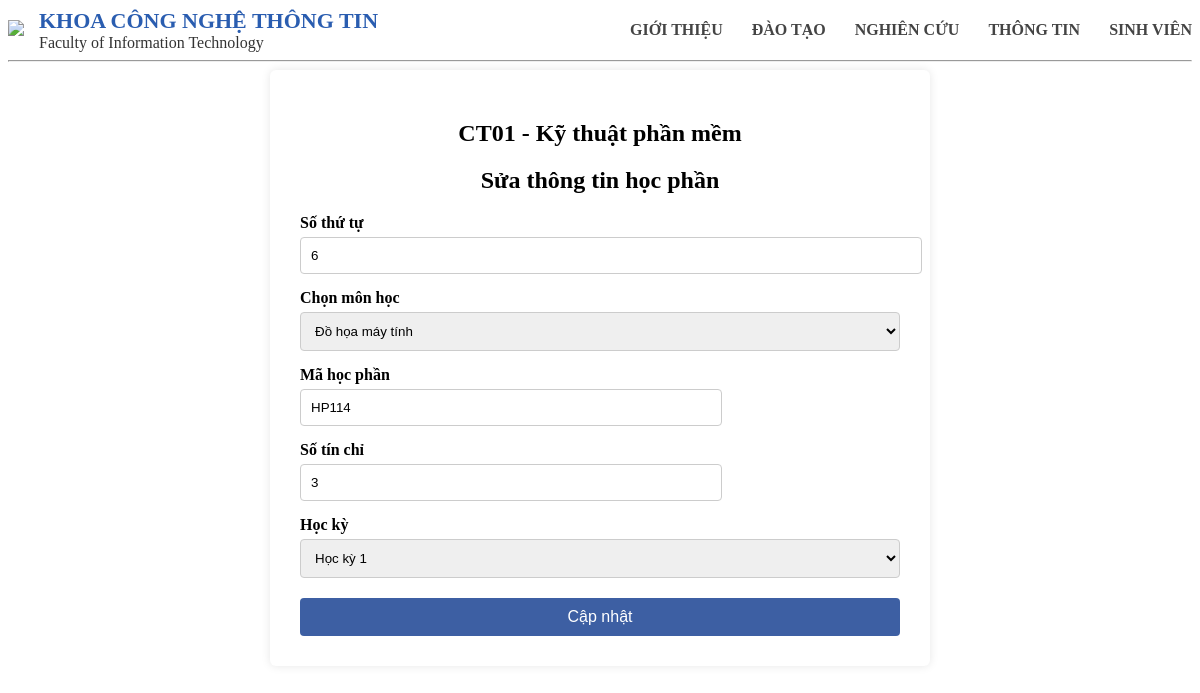
Page /sua/CT01/HP114 on the committed database.
### tables this page shows
CREATE TABLE "chuongtrinh" (
	"mact"	TEXT NOT NULL UNIQUE,
	"tenct"	TEXT NOT NULL,
	"chitieu"	INTEGER NOT NULL,
	"linhvuc"	TEXT NOT NULL,
	PRIMARY KEY("mact")
);

CREATE TABLE "chuongtrinhct" (
	"mact"	TEXT NOT NULL,
	"mahp"	TEXT NOT NULL,
	"stt"	INTEGER,
	"sotc"	INTEGER,
	"hocki"	INTEGER,
	"loai"	TEXT,
	PRIMARY KEY("mact","mahp")
);

CREATE TABLE "hocphan" (
	"mahp"	TEXT NOT NULL UNIQUE,
	"tenhp"	TEXT NOT NULL,
	"sotc"	INTEGER NOT NULL,
	PRIMARY KEY("mahp")
);

### main.py (the view, shortened to what this page needs)
@app.route("/sua/<mact>/<mahp>", methods=["GET", "POST"])
def sua_mon(mact, mahp):
    db = get_db()
    db.execute("SELECT * FROM chuongtrinh WHERE mact=?", (mact,))
    ct = db.execute("SELECT * FROM chuongtrinh WHERE mact=?", (mact,)).fetchone()
    mon = db.execute("""
        SELECT ct.*, hp.tenhp, hp.sotc
        FROM chuongtrinhct ct
        JOIN hocphan hp ON ct.mahp = hp.mahp
        WHERE ct.mact=? AND ct.mahp=?
    """, (mact, mahp)).fetchone()
    if not mon:
        db.close()
        flash("Không tìm thấy học phần!", "error")
        return redirect(url_for('detail', mact=mact))
    hocphan = db.execute("SELECT * FROM hocphan").fetchall()
    db.close()
    return render_template("edit_subject.html", ct=ct, mon=mon, hocphan=hocphan)

### main.py (called while the page is built)
def get_db():
    conn = sqlite3.connect("database.db")
    conn.row_factory = sqlite3.Row
    return conn

### templates/edit_subject.html (shortened to what this page needs)
{% extends "base.html" %}
{% block content %}
<div class="form-container">
<h2>{{ct.mact}} - {{ct.tenct}}</h2>
<h2>Sửa thông tin học phần</h2>
<form method="POST">
<label>Số thứ tự</label>
<input type="number" name="stt" value="{{mon.stt}}" required>
<label>Chọn môn học</label>
<select id="subject" name="mahp" onchange="showInfo()" required>
{% for hp in hocphan %}
<option value="{{hp.mahp}}"
    data-code="{{hp.mahp}}"
    data-credit="{{hp.sotc}}"
    {% if hp.mahp == mon.mahp %}selected{% endif %}>
    {{hp.tenhp}}
</option>
{% endfor %}
</select>
<label>Mã học phần</label>
<input type="text" id="code" value="{{mon.mahp}}" readonly>
<label>Số tín chỉ</label>
<input type="text" id="credit" value="{{mon.sotc}}" readonly>
<label>Học kỳ</label>
<select name="hocki">
{% for i in range(1, 9) %}
<option value="{{i}}" {% if i == mon.hocki %}selected{% endif %}>Học kỳ {{i}}</option>
{% endfor %}
</select>
<button class="form-btn" type="submit">Cập nhật</button>
</form>
</div>
{% endblock %}

### static/styles.css (style rules this page uses)
.form-container { width:600px; margin:auto; background:white; padding:30px; border-radius:6px; box-shadow:0 0 10px rgba(0,0,0,0.1); }
h2 { text-align:center; margin-bottom:20px; }
label { display:block; margin-top:15px; font-weight:bold; }
input, select { width:100%; padding:10px; margin-top:5px; border:1px solid #ccc; border-radius:4px; }
.form-btn { margin-top:20px; padding:10px; width:100%; background:#3d5fa3; color:white; border:none; border-radius:4px; font-size:16px; cursor:pointer; }
h2 { text-align:center; }
input[type=text] { width:400px; padding:10px; }

### rows in the picture
chuongtrinh: mact "CT01", tenct "Kỹ thuật phần mềm"
chuongtrinhct: stt "6", mahp "Đồ họa máy tính", mahp "HP114", hocki "Học kỳ 1"
